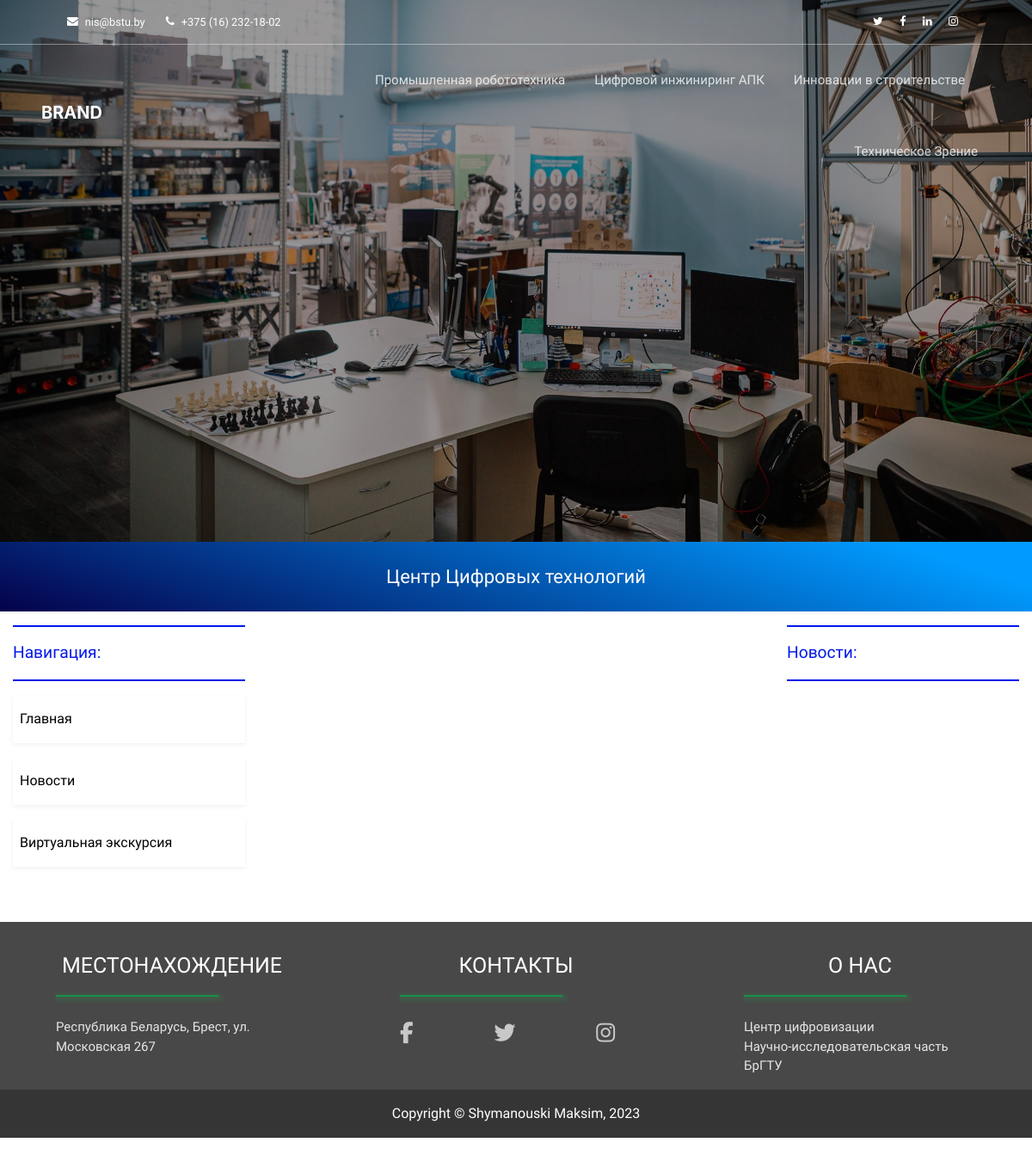
Page /cluster/projects/ on the earlier database version.
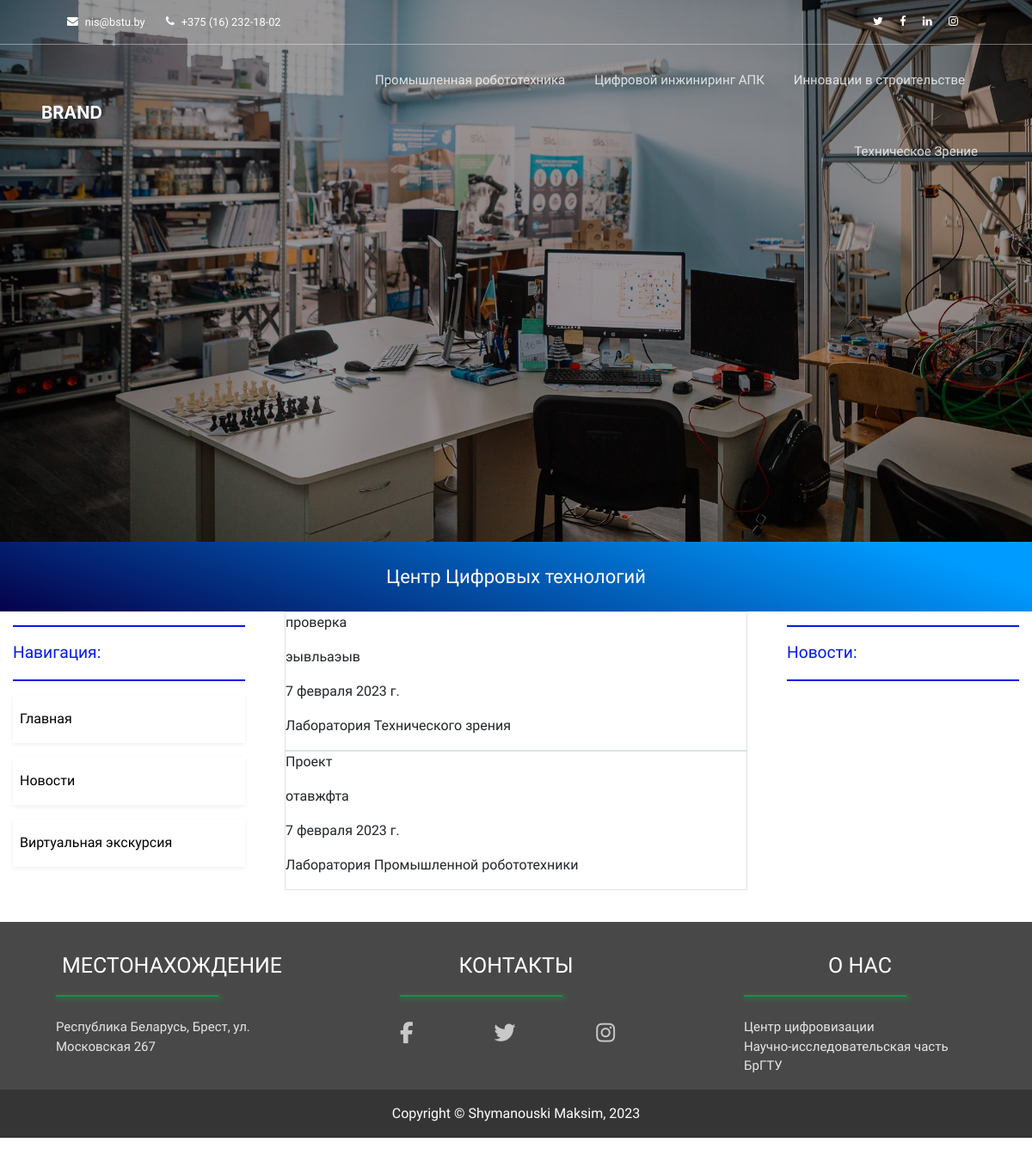
Same page on the later database version.
### robotics/models.py (models this page shows, shortened)
class Projects(models.Model):
    name = models.CharField(max_length=255, verbose_name="Название проекта")
    slug = models.SlugField(max_length=255, db_index=True, unique=True, verbose_name='URL', default='')
    description = RichTextUploadingField(verbose_name='Описание проекта')
    video_link = models.CharField(max_length=1000, verbose_name='Ссылка на видео', blank=True)
    time_created = models.DateField(verbose_name='Время создания')
    owner = models.ForeignKey(to=Laboratory, on_delete=models.CASCADE, verbose_name='Относится к')
    class Meta:
        verbose_name = 'Проект'
        verbose_name_plural = 'Проекты'

class Laboratory(models.Model):
    name = models.CharField(max_length=255)
    def __str__(self):
        return self.name

### cluster/views.py (the view)
# urls.py: path('projects/', ProjectsView.as_view(), name='list_projects')
class ProjectsView(CommonMixin, ListView):
    title = 'Проекты'
    model = Projects
    template_name = 'cluster/list_projects.html'

### common/views.py (called while the page is built)
    def get_context_data(self, **kwargs):
        context = super(CommonMixin, self).get_context_data(**kwargs)
        context['title'] = self.title
        return context

### cluster/templates/cluster/list_projects.html
{% extends 'cluster/cluster_base.html' %}
{% load static %}
{% block content %}
    {% for object in object_list %}
        <div class="border mx-3">
            <p>{{ object.name }}</p>
            <p>{{ object.description }}</p>
            <p>{{ object.time_created }}</p>
            <p>{{ object.owner }}</p>
        </div>
    {% endfor %}
{% endblock %}

### cluster/templates/cluster/cluster_base.html (shortened to what this page needs)
{% extends 'cluster/base.html' %}
{% load static %}
{% block mainphoto %}
    <div id="carouselExampleCaptions" class="carousel slide">
        <div class="carousel-inner">
            <div class="carousel-item active main-photo-box">
                <img src="{% static 'vendor/img/cluster-photo/cluster.jpg' %}" class="d-block w-100 main-photo"
                     alt="...">
            </div>
        </div>
    </div>
    <div class="py-4 name-title">
        Центр Цифровых технологий
    </div>
{% endblock %}
{% block base %}
    <div class="container-fluid gx-5">
        <div class="row">
            <div class="col-md-3 sidebar mb-5">
                <div class="underline mt-3"></div>
                <div class="news py-3 ">
                    Навигация:
                </div>
                <div class="underline"></div>
                <div class="left-sidebar">
                    <a href="{% url 'index' %}">
                        <div class="left-sidebar-link py-3 my-3 pl-2">
                            Главная
                        </div>
                    </a>
                </div>
                <div class="left-sidebar">
                    <a href="{% url 'cluster:list_news' %}">
                        <div class="left-sidebar-link py-3 my-3 pl-2">
                            Новости
                        </div>
                    </a>
                </div>
                <div class="left-sidebar">
                    <a href="{% url 'index' %}">
                        <div class="left-sidebar-link py-3 my-3 pl-2">
                            Виртуальная экскурсия
                        </div>
                    </a>
                </div>
            </div>
            <div class="col-md-6">
                {% block content %}
                {% endblock %}
            </div>
            <div class="col-md-3">
                <div class="underline mt-3">
                </div>
                <div class="news py-3 ">
                    Новости:
                </div>
                <div class="underline"></div>
            </div>
        </div>
    </div>
{% endblock %}

### cluster/templates/cluster/base.html (shortened to what this page needs)
{% load static %}
<!DOCTYPE html>
<html lang="ru">
<head>
    <link rel="stylesheet" href="{% static 'vendor/icomoon/style.css' %}">
    <link rel="stylesheet" href="{% static 'vendor/css/owl.carousel.min.css' %}">
    <link rel="stylesheet" href="{% static 'vendor/css/bootstrap.min.css' %}">
    <link rel="stylesheet" href="{% static 'vendor/css/style.css' %}">
</head>
<body>
<div class="site-navbar-wrap">
    <div class="site-navbar-top">
        <div class="container px-md-5 py-3">
            <div class="row align-items-center">
                <div class="col-6">
                    <div class="d-flex mr-auto">
                        <a href="mailto:nis@bstu.by" class="d-flex align-items-center mr-4">
                            <span class="icon-envelope mr-2"></span>
                            <span class="d-none d-md-inline-block">nis@bstu.by</span>
                        </a>
                        <a href="tel:+375162321802" class="d-flex align-items-center mr-auto">
                            <span class="icon-phone mr-2"></span>
                            <span class="d-none d-md-inline-block">+375 (16) 232-18-02</span>
                        </a>
                    </div>
                </div>
                <div class="col-6 text-right">
                    <div class="mr-auto">
                        <a href="#" class="p-2 pl-0"><span class="icon-twitter"></span></a>
                        <a href="#" class="p-2 pl-0"><span class="icon-facebook"></span></a>
                        <a href="#" class="p-2 pl-0"><span class="icon-linkedin"></span></a>
                        <a href="#" class="p-2 pl-0"><span class="icon-instagram"></span></a>
                    </div>
                </div>
            </div>
        </div>
    </div>
    <div class="site-navbar site-navbar-target js-sticky-header">
        <div class="container-fluid px-md-5">
            <div class="row align-items-center">
                <div class="col-2">
                    <h1 class="my-0 site-logo"><a href="{% url 'index' %}">Brand</a></h1>
                </div>
                <div class="col-10">
                    <nav class="site-navigation text-right" role="navigation">
                        <div class="container">
                            <ul class="site-menu main-menu js-clone-nav d-none d-lg-block">
                                <li class="{% if selected == 'Лаборатория "Промышленная робототехника"' %}active{% endif %}">
                                    <a href="{% url 'robotics:robotics' %}" class="nav-link">Промышленная
                                        робототехника</a></li>
                                <li class="{% if selected == 'Лаборатория "Цифровой инжиниринг АПК"' %}active{% endif %}">
                                    <a href="{% url 'robotics:agriculture' %}" class="nav-link ">Цифровой инжиниринг
                                        АПК</a></li>
                                <li class="{% if selected == 'Лаборатория "НИЦИС"' %}active{% endif %}"><a
                                        href="{% url 'robotics:BIM' %}" class="nav-link ">Инновации в строительстве</a>
                                </li>
                                <li class="{% if selected == 'Лаборатория "Техническое зрение"' %}active{% endif %}"><a
                                        href="{% url 'robotics:technical_vision' %}" class="nav-link ">Техническое
                                    Зрение</a></li>
                            </ul>
                        </div>
                    </nav>
                </div>
            </div>
        </div>
    </div>
</div>
{% block mainphoto %}
{% endblock %}
{% block base %}
{% endblock %}
<footer>
    <section class="footer d-none d-md-block">
        <div class="container-fluid">
            <div class="row p-0 footer-bg justify-content-around">
                <div class="col-3 py-3">
                    <div class="footer-head my-3 text-uppercase text-center">
                        Местонахождение
                    </div>
                    <div class="line-footer my-3 "></div>
                    <div class="footer-text mt-4">
                        Республика Беларусь, Брест, ул. Московская 267
                    </div>
                </div>
                <div class="col-3 py-3">
                    <div class="footer-head my-3 text-uppercase text-center">
                        Контакты
                    </div>
                    <div class="line-footer my-2"></div>
                    <div class="footer-text mt-4 d-flex justify-content-between">
                        <a href="" class="footer-icons"><i class="fab fa-facebook-f"></i></a>
                        <a href="" class="footer-icons"><i class="fa-brands fa-twitter"></i></a>
                        <a href="" class="footer-icons"><i class="fab fa-instagram"></i></a>
                    </div>
                </div>
                <div class="col-3 py-3">
                    <div class="footer-head my-3 text-uppercase text-center">
                        О нас
                    </div>
                    <div class="line-footer my-2"></div>
                    <div class="footer-text mt-4">
                        Центр цифровизации <br>
                        Научно-исследовательская часть БрГТУ
                    </div>
                </div>
            </div>
        </div>
    </section>
    <div class="section">
        <div class="footer-2 py-3 text-center">
            Copyright &copy; Shymanouski Maksim, 2023
        </div>
    </div>
</footer>
</body>
</html>

Differences in the rows shown:
added Projects: name "проверка", description "эывльаэыв", time_created "7 февраля 2023 г.", owner "Лаборатория Технического зрения"
added Projects: name "Проект", description "отавжфта", time_created "7 февраля 2023 г.", owner "Лаборатория Промышленной робототехники"
